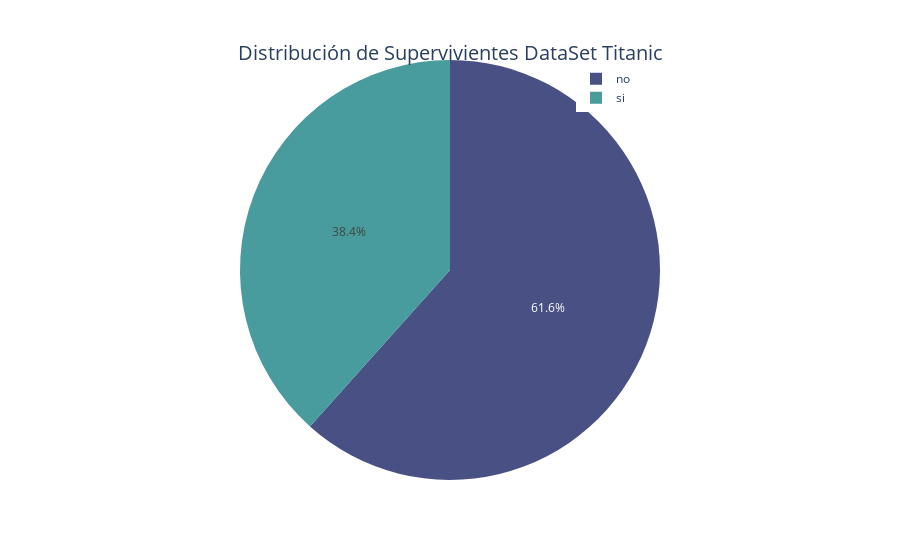

The notebook cell this image was saved under:
### Code cell
# Primero de todo visualizar la cantidad de supervivientes

pie_df= titanic.groupby('Survived')['PassengerId'].count().reset_index()
pie = px.pie(pie_df, values='PassengerId', names= 'Survived', color = ['no','yes'],
             color_discrete_map = {'yes':'#489C9E','no':'#495084'})
pie.update_layout(title = dict(text = "Distribución de Supervivientes DataSet Titanic",
															 font = dict(size = 20),
															 automargin = True,
															 yref = 'paper',
															 x = 0.5,
															 y = 1),
							    legend = dict(yanchor = "top",
														    y = 0.99,
														    xanchor = "right",
														    x = 0.75))
pie

### Figure 1 — Plotly figure (JSON) as saved in the notebook; plotly's stock layout.template omitted (floating-point values rounded to 4 significant figures)
{"data": [{"customdata": [["no"], ["yes"]], "domain": {"x": [0, 1], "y": [0, 1]}, "hovertemplate": "Survived=%{label}<br>PassengerId=%{value}<br>color=%{customdata[0]}<extra></extra>", "labels": ["no", "si"], "legendgroup": "", "marker": {"colors": ["#495084", "#489C9E"]}, "name": "", "showlegend": true, "type": "pie", "values": [549, 342]}], "layout": {"legend": {"tracegroupgap": 0, "x": 0.75, "xanchor": "right", "y": 0.99, "yanchor": "top"}, "margin": {"t": 60}, "title": {"automargin": true, "font": {"size": 20}, "text": "Distribución de Supervivientes DataSet Titanic", "x": 0.5, "y": 1, "yref": "paper"}}}
